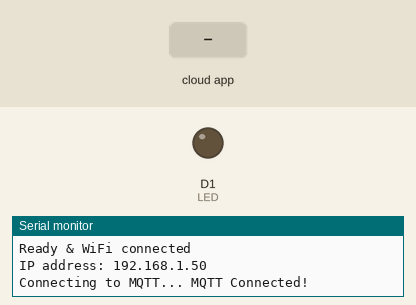
Simulated run of this sketch. Board: ESP8266 (NodeMCU). On the bench: output pins drawn as LEDs (lit = HIGH), the last lines printed to the serial monitor. The inputs (shaded band) are chosen by the test bench. WiFi joins after 1.5 s; servers stay silent unless stated; no MQTT or app messages arrive unless stated.

Above: at 2.7 s.
2.8 s: the phone or cloud app sets command to ON
At 3.4 s:
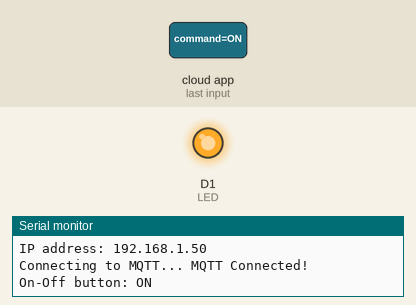
4.3 s: the phone or cloud app sets command to OFF
At 4.8 s:
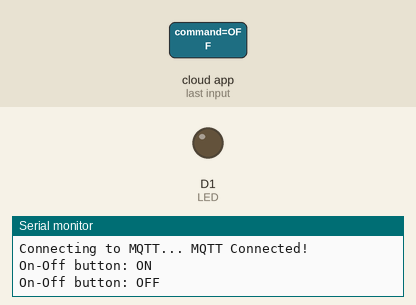
Timing chart, 0 to 7.3 s (numbered marks = the images above; inputs shaded):
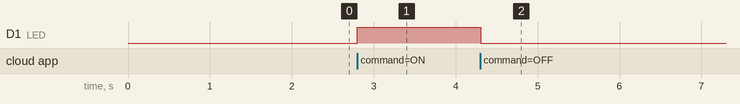

Measured:
- after the input at 2.8 s, D1 (LED): LOW → HIGH at once
- after the input at 4.3 s, D1 (LED): HIGH → LOW at once

The sketch:

simple_relay_.ino
```cpp
/*
 * simple relay controll via mqtt
 * esp 8266 and rpi3
 */

#include <ESP8266WiFi.h>
#include <ESP8266mDNS.h>
#include <WiFiUdp.h>
#include <ArduinoOTA.h>
#include <Adafruit_MQTT.h>
#include <Adafruit_MQTT_Client.h>

/************************* WiFi Access Point *********************************/
#define WLAN_SSID       "ur ssid"
#define WLAN_PASS       "ur pass"

/************************* MQTT Broker Setup *********************************/
#define mqtt_server      "rpi ip"
#define mqtt_serverport  1883                   // use 8883 for SSL
#define mqtt_username    "user name"
#define mqtt_password    "pass"

/************************* Constants, Variables, Integers, etc *********************************/
const int LED = D1;


// Create an ESP8266 WiFiClient class to connect to the MQTT server.
WiFiClient client;

// Setup the MQTT client class by passing in the WiFi client and MQTT server and login details.
Adafruit_MQTT_Client mqtt(&client, mqtt_server, mqtt_serverport, mqtt_username, mqtt_password);

// Setup subscription 'Robo500' for monitoring topic for changes.
Adafruit_MQTT_Subscribe onoffbutton = Adafruit_MQTT_Subscribe(&mqtt, "home/out/Robo500/command");

/*************************** Sketch Code ************************************/
void MQTT_connect();

void setup() {
  Serial.begin(115200);
  Serial.println(""); Serial.println(F("Booting... v1.0"));
  pinMode(LED, OUTPUT);
  // Connect to WiFi access point.p
  Serial.print("Connecting to "); Serial.println(WLAN_SSID);
  WiFi.mode(WIFI_STA);
  WiFi.begin(WLAN_SSID, WLAN_PASS);
  while (WiFi.waitForConnectResult() != WL_CONNECTED) {
  Serial.println("Connection Failed! Rebooting in 5 secs...");
  delay(5000);
  ESP.restart();
  }

  // Setup MQTT subscription for Robo500 feed.
  mqtt.subscribe(&onoffbutton );

  // Begin OTA
  ArduinoOTA.setPort(8266); // Port defaults to 8266
  ArduinoOTA.setHostname("robo500");   // Hostname defaults to esp8266-[ChipID]
  ArduinoOTA.setPassword((const char *)"<pass>");   // No authentication by default

  ArduinoOTA.onStart([]() {
    Serial.println("Start");
  });
  ArduinoOTA.onEnd([]() {
    Serial.println("\nEnd");
  });
  ArduinoOTA.onProgress([](unsigned int progress, unsigned int total) {
    Serial.printf("Progress: %u%%\r", (progress / (total / 100)));
  });
  ArduinoOTA.onError([](ota_error_t error) {
    Serial.printf("Error[%u]: ", error);
    if (error == OTA_AUTH_ERROR) Serial.println("Auth Failed");
    else if (error == OTA_BEGIN_ERROR) Serial.println("Begin Failed");
    else if (error == OTA_CONNECT_ERROR) Serial.println("Connect Failed");
    else if (error == OTA_RECEIVE_ERROR) Serial.println("Receive Failed");
    else if (error == OTA_END_ERROR) Serial.println("End Failed");
  });
  ArduinoOTA.begin();
  Serial.println("");
  Serial.println("Ready & WiFi connected");
  Serial.print("IP address: "); Serial.println(WiFi.localIP());
}

void loop() {
  ArduinoOTA.handle();
  // Ensure the connection to the MQTT server is alive (this will make the first
  // connection and automatically reconnect when disconnected).  See the MQTT_connect
  // function definition further below.
  MQTT_connect();

  // this is our 'wait for incoming subscription packets' busy subloop
  // try to spend your time here
  Adafruit_MQTT_Subscribe *subscription;
  while ((subscription = mqtt.readSubscription(5000))) {
    // Check if its the onoff button feed
    if (subscription == &onoffbutton) {
      Serial.print(F("On-Off button: "));
      Serial.println((char *)onoffbutton.lastread);

      if (strcmp((char *)onoffbutton.lastread, "ON") == 0) {
        digitalWrite(LED, HIGH);
      }
      if (strcmp((char *)onoffbutton.lastread, "OFF") == 0) {
        digitalWrite(LED, LOW);
      }
    }

  // ping the server to keep the mqtt connection alive
  // NOT required if you are publishing once every KEEPALIVE seconds
//   if(! mqtt.ping()) {
//    mqtt.disconnect();
//
}
}

// Function to connect and reconnect as necessary to the MQTT server.
// Should be called in the loop function and it will take care if connecting.
void MQTT_connect() {
  int8_t ret;

  // Stop if already connected.
  if (mqtt.connected()) {
    return;
  }

  Serial.print("Connecting to MQTT... ");

  uint8_t retries = 3;
  while ((ret = mqtt.connect()) != 0) { // connect will return 0 for connected
       Serial.println(mqtt.connectErrorString(ret));
       Serial.println("Retrying MQTT connection in 5 seconds...");
       mqtt.disconnect();
       delay(5000);  // wait 5 seconds
       retries--;
       if (retries == 0) {
         // basically die and wait for WDT to reset me
         while (1);
       }
  }
  Serial.println("MQTT Connected!");
}
```
